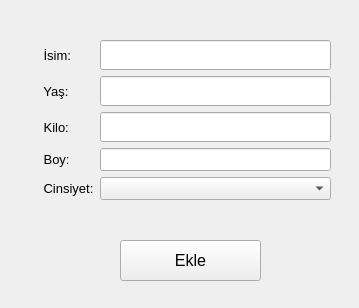
<?xml version="1.0" encoding="UTF-8"?>
<ui version="4.0">
 <class>MainWindow_profile</class>
 <widget class="QMainWindow" name="MainWindow_profile">
  <property name="geometry">
   <rect>
    <x>0</x>
    <y>0</y>
    <width>359</width>
    <height>308</height>
   </rect>
  </property>
  <property name="font">
   <font>
    <pointsize>10</pointsize>
   </font>
  </property>
  <property name="windowTitle">
   <string>Kullanıcı ekle</string>
  </property>
  <property name="windowIcon">
   <iconset resource="icons.qrc">
    <normaloff>:/icons/icons/icon_profile.png</normaloff>:/icons/icons/icon_profile.png</iconset>
  </property>
  <property name="iconSize">
   <size>
    <width>60</width>
    <height>60</height>
   </size>
  </property>
  <widget class="QWidget" name="centralwidget">
   <widget class="QWidget" name="formLayoutWidget">
    <property name="geometry">
     <rect>
      <x>40</x>
      <y>40</y>
      <width>291</width>
      <height>181</height>
     </rect>
    </property>
    <layout class="QFormLayout" name="formLayout">
     <item row="0" column="0">
      <widget class="QLabel" name="label_profile_name">
       <property name="minimumSize">
        <size>
         <width>50</width>
         <height>30</height>
        </size>
       </property>
       <property name="font">
        <font>
         <pointsize>10</pointsize>
        </font>
       </property>
       <property name="text">
        <string> İsim:</string>
       </property>
      </widget>
     </item>
     <item row="1" column="0">
      <widget class="QLabel" name="label_profile_age">
       <property name="minimumSize">
        <size>
         <width>50</width>
         <height>30</height>
        </size>
       </property>
       <property name="font">
        <font>
         <pointsize>10</pointsize>
        </font>
       </property>
       <property name="text">
        <string> Yaş:</string>
       </property>
      </widget>
     </item>
     <item row="1" column="1">
      <widget class="QLineEdit" name="lineEdit_age">
       <property name="minimumSize">
        <size>
         <width>0</width>
         <height>30</height>
        </size>
       </property>
      </widget>
     </item>
     <item row="2" column="0">
      <widget class="QLabel" name="label_profile_weight">
       <property name="minimumSize">
        <size>
         <width>50</width>
         <height>30</height>
        </size>
       </property>
       <property name="font">
        <font>
         <pointsize>10</pointsize>
        </font>
       </property>
       <property name="text">
        <string> Kilo:</string>
       </property>
      </widget>
     </item>
     <item row="2" column="1">
      <widget class="QLineEdit" name="lineEdit_weight">
       <property name="minimumSize">
        <size>
         <width>0</width>
         <height>30</height>
        </size>
       </property>
      </widget>
     </item>
     <item row="0" column="1">
      <widget class="QLineEdit" name="lineEdit_name">
       <property name="minimumSize">
        <size>
         <width>0</width>
         <height>30</height>
        </size>
       </property>
      </widget>
     </item>
     <item row="3" column="0">
      <widget class="QLabel" name="label_profile_boy">
       <property name="text">
        <string> Boy:</string>
       </property>
      </widget>
     </item>
     <item row="3" column="1">
      <widget class="QLineEdit" name="lineEdit_profile_boy"/>
     </item>
     <item row="4" column="0">
      <widget class="QLabel" name="label_profile_cinsiyet">
       <property name="text">
        <string> Cinsiyet:</string>
       </property>
      </widget>
     </item>
     <item row="4" column="1">
      <widget class="QComboBox" name="comboBox_profiles_cinsiyet"/>
     </item>
    </layout>
   </widget>
   <widget class="QPushButton" name="pushButton_profile_add">
    <property name="geometry">
     <rect>
      <x>120</x>
      <y>240</y>
      <width>141</width>
      <height>41</height>
     </rect>
    </property>
    <property name="font">
     <font>
      <pointsize>12</pointsize>
     </font>
    </property>
    <property name="text">
     <string>Ekle</string>
    </property>
   </widget>
  </widget>
 </widget>
 <resources>
  <include location="icons.qrc"/>
 </resources>
 <connections/>
</ui>
